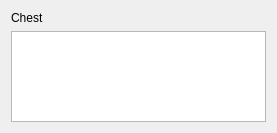
<?xml version="1.0" encoding="UTF-8"?>
<ui version="4.0">
 <class>ChestView</class>
 <widget class="QWidget" name="ChestView">
  <property name="geometry">
   <rect>
    <x>0</x>
    <y>0</y>
    <width>277</width>
    <height>133</height>
   </rect>
  </property>
  <property name="windowTitle">
   <string>Chest</string>
  </property>
  <layout class="QGridLayout" name="gridLayout">
   <item row="1" column="0">
    <widget class="QListView" name="listView">
     <property name="editTriggers">
      <set>QAbstractItemView::NoEditTriggers</set>
     </property>
     <property name="wordWrap">
      <bool>true</bool>
     </property>
    </widget>
   </item>
   <item row="0" column="0">
    <widget class="QLabel" name="label">
     <property name="text">
      <string>Chest</string>
     </property>
    </widget>
   </item>
  </layout>
 </widget>
 <resources/>
 <connections/>
</ui>
